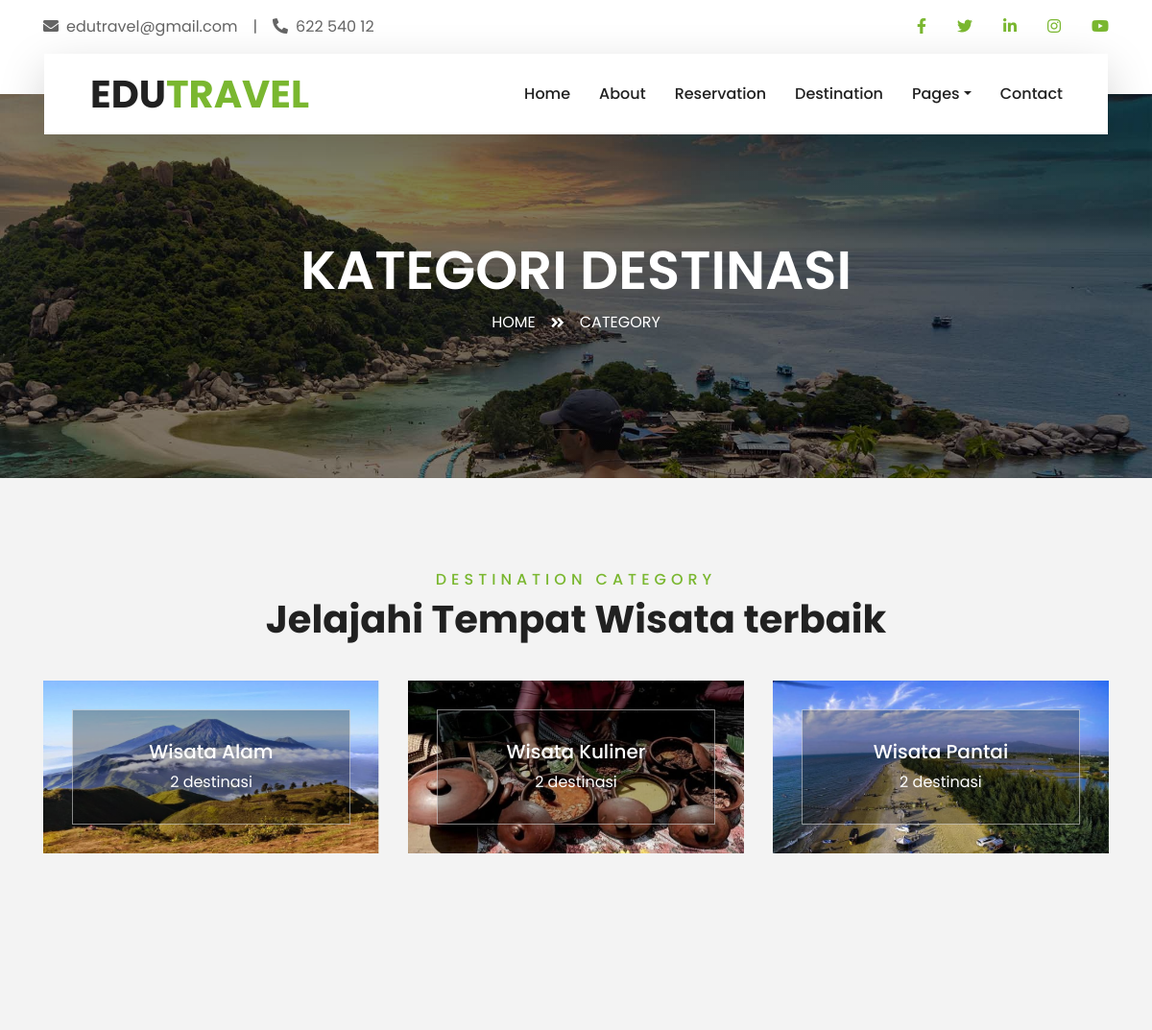
The page /travelling/main_page/category.php (upper part) on the database as committed earlier.
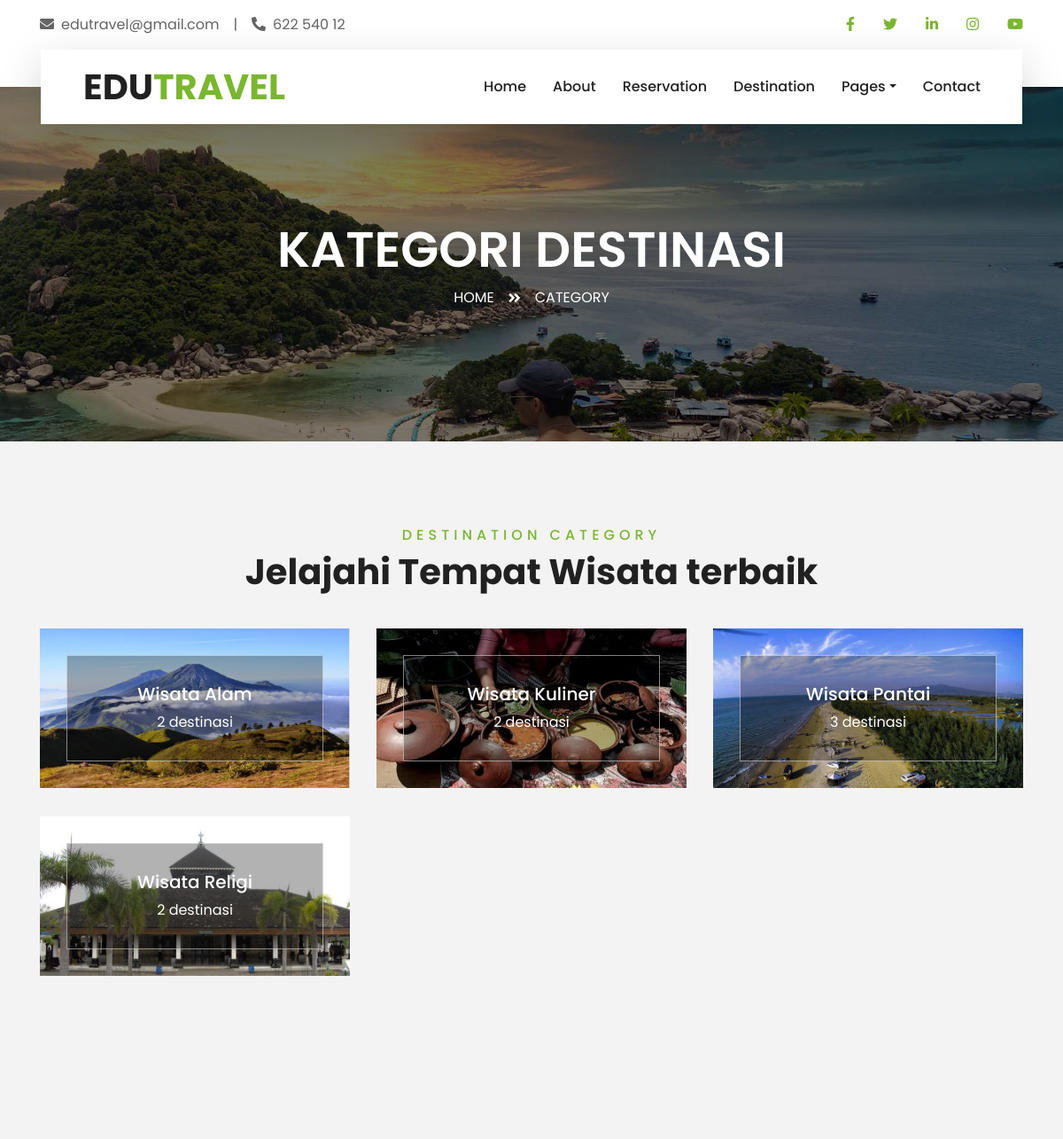
The same page on the database as committed later.
### tables this page shows
CREATE TABLE `destinasi` (
  `id_destinasi` int(11) NOT NULL,
  `nama_destinasi` varchar(100) NOT NULL,
  `gambar` text NOT NULL,
  `lokasi` varchar(250) NOT NULL,
  `harga` decimal(10,2) NOT NULL,
  `deskripsi` varchar(500) NOT NULL,
  `id_kategori` int(11) NOT NULL
);

CREATE TABLE `kategori` (
  `id_kategori` int(11) NOT NULL,
  `nama_kategori` varchar(100) NOT NULL,
  `gambar_kategori` text NOT NULL
);

### travelling/main_page/category.php (the view, shortened to what this page needs)
<!DOCTYPE html>
<html lang="en">
<head>
    <link href="https://cdnjs.cloudflare.com/ajax/libs/font-awesome/5.10.0/css/all.min.css" rel="stylesheet">
    <link href="lib/owlcarousel/assets/owl.carousel.min.css" rel="stylesheet">
    <link href="lib/tempusdominus/css/tempusdominus-bootstrap-4.min.css" rel="stylesheet" />
    <link href="css/style.css" rel="stylesheet">
</head>
<body>
    <div class="container-fluid bg-light pt-3 d-none d-lg-block">
        <div class="container">
            <div class="row">
                <div class="col-lg-6 text-center text-lg-left mb-2 mb-lg-0">
                    <div class="d-inline-flex align-items-center">
                        <p><i class="fa fa-envelope mr-2"></i>edutravel@gmail.com</p>
                        <p class="text-body px-3">|</p>
                        <p><i class="fa fa-phone-alt mr-2"></i>622 540 12</p>
                    </div>
                </div>
                <div class="col-lg-6 text-center text-lg-right">
                    <div class="d-inline-flex align-items-center">
                        <a class="text-primary px-3" href="https://www.facebook.com">
                            <i class="fab fa-facebook-f"></i>
                        </a>
                        <a class="text-primary px-3" href="https://www.twitter.com">
                            <i class="fab fa-twitter"></i>
                        </a>
                        <a class="text-primary px-3" href="https://www.linkedin.com">
                            <i class="fab fa-linkedin-in"></i>
                        </a>
                        <a class="text-primary px-3" href="https://www.instagram.com">
                            <i class="fab fa-instagram"></i>
                        </a>
                        <a class="text-primary pl-3" href="https://www.youtube.com">
                            <i class="fab fa-youtube"></i>
                        </a>
                    </div>
                </div>
            </div>
        </div>
    </div>
    <div class="container-fluid position-relative nav-bar p-0">
        <div class="container-lg position-relative p-0 px-lg-3" style="z-index: 9;">
            <nav class="navbar navbar-expand-lg bg-light navbar-light shadow-lg py-3 py-lg-0 pl-3 pl-lg-5">
                <a href="" class="navbar-brand">
                    <h1 class="m-0 text-primary"><span class="text-dark">EDU</span>TRAVEL</h1>
                </a>
                <div class="collapse navbar-collapse justify-content-between px-3" id="navbarCollapse">
                    <div class="navbar-nav ml-auto py-0">
                        <a href="index.php" class="nav-item nav-link">Home</a>
                        <a href="about.php" class="nav-item nav-link">About</a>
                        <a href="reservation.php" class="nav-item nav-link">Reservation</a>
                        <a href="destination.php" class="nav-item nav-link">Destination</a>
                        <div class="nav-item dropdown">
                            <a href="#" class="nav-link dropdown-toggle" data-toggle="dropdown">Pages</a>
                        </div>
                        <a href="contact.php" class="nav-item nav-link">Contact</a>
                    </div>
                </div>
            </nav>
        </div>
    </div>
    <div class="container-fluid page-header">
        <div class="container">
            <div class="d-flex flex-column align-items-center justify-content-center" style="min-height: 400px">
                <h3 class="display-4 text-white text-uppercase">Kategori Destinasi</h3>
                <div class="d-inline-flex text-white">
                    <p class="m-0 text-uppercase"><a class="text-white" href="">Home</a></p>
                    <i class="fa fa-angle-double-right pt-1 px-3"></i>
                    <p class="m-0 text-uppercase">Category</p>
                </div>
            </div>
        </div>
    </div>
    <div class="container-fluid py-5">
        <div class="container pt-5 pb-3">
            <div class="text-center mb-3 pb-3">
                <h6 class="text-primary text-uppercase" style="letter-spacing: 5px;">Destination Category</h6>
                <h1>Jelajahi Tempat Wisata terbaik</h1>
            </div>
            <div class="row">
                <?php
                    include '../koneksi.php';
                    $query = mysqli_query($koneksi, "SELECT *, COUNT(d.id_kategori) as jumlah FROM `kategori` as k JOIN `destinasi` as d ON k.id_kategori=d.id_kategori where k.id_kategori=k.id_kategori GROUP BY d.id_kategori;");
                ?>
                <?php
                    if(mysqli_num_rows($query)>0){
                    while($data = mysqli_fetch_array($query)){
                ?>
                <div class="col-lg-4 col-md-6 mb-4">
                    <div class="destination-item position-relative overflow-hidden mb-2">
                        <img class="img-fluid" src="<?php echo $data["gambar_kategori"] ?>" style="width:500px; height: 180px;">
                        <a class="destination-overlay text-white text-decoration-none" href="detail_kategori.php?id_kategori=<?php echo $data["id_kategori"] ?>">
                            <h5 class="text-white"></i><?php echo $data["nama_kategori"] ?></h5>
                            <span><?php echo $data["jumlah"] ?> destinasi</span>
                        </a>
                    </div>
                </div>
                <?php } ?>
                <?php } ?>
            </div>
        </div>
    </div>
</body>
</html>

Rows that differ between the two databases and show on the page:
computed for destinasi "Wisata Pantai": jumlah "2" → "3"
added destinasi: id_kategori.gambar_kategori (picture), id_kategori.nama_kategori "Wisata Religi", jumlah "2"
